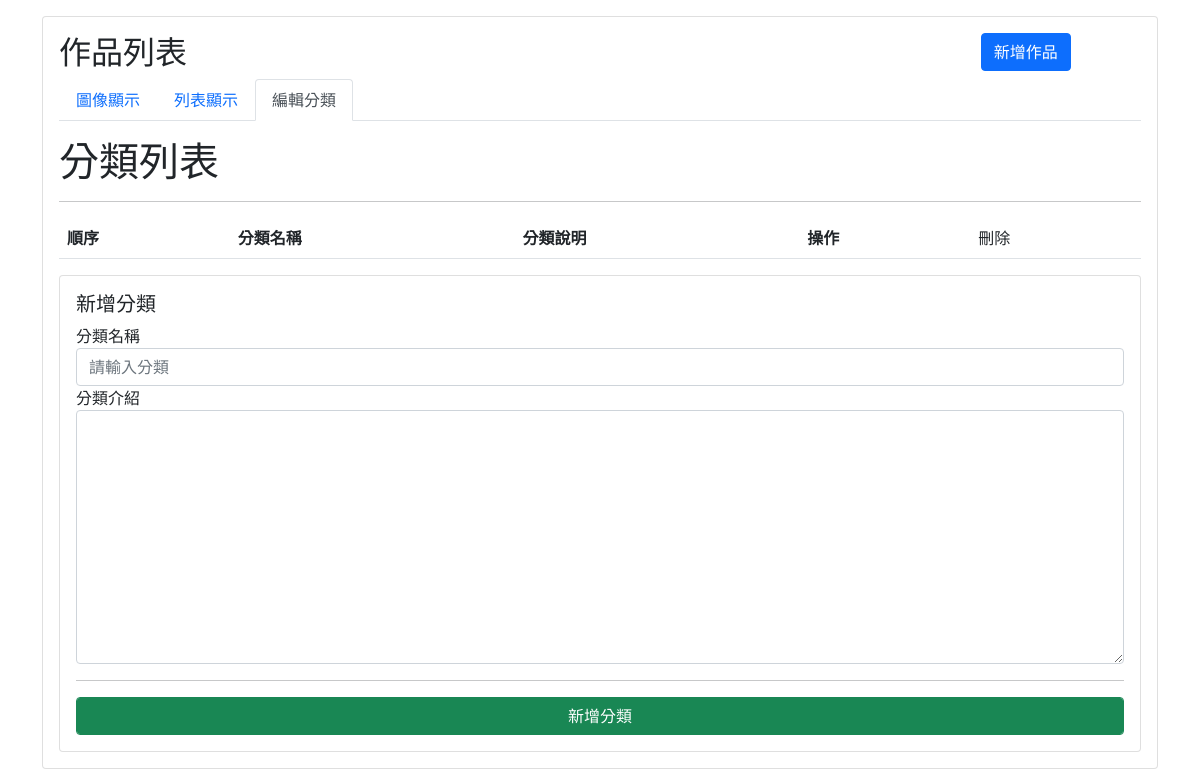
The app's page /index.php?tab=category&convert=success, older data.
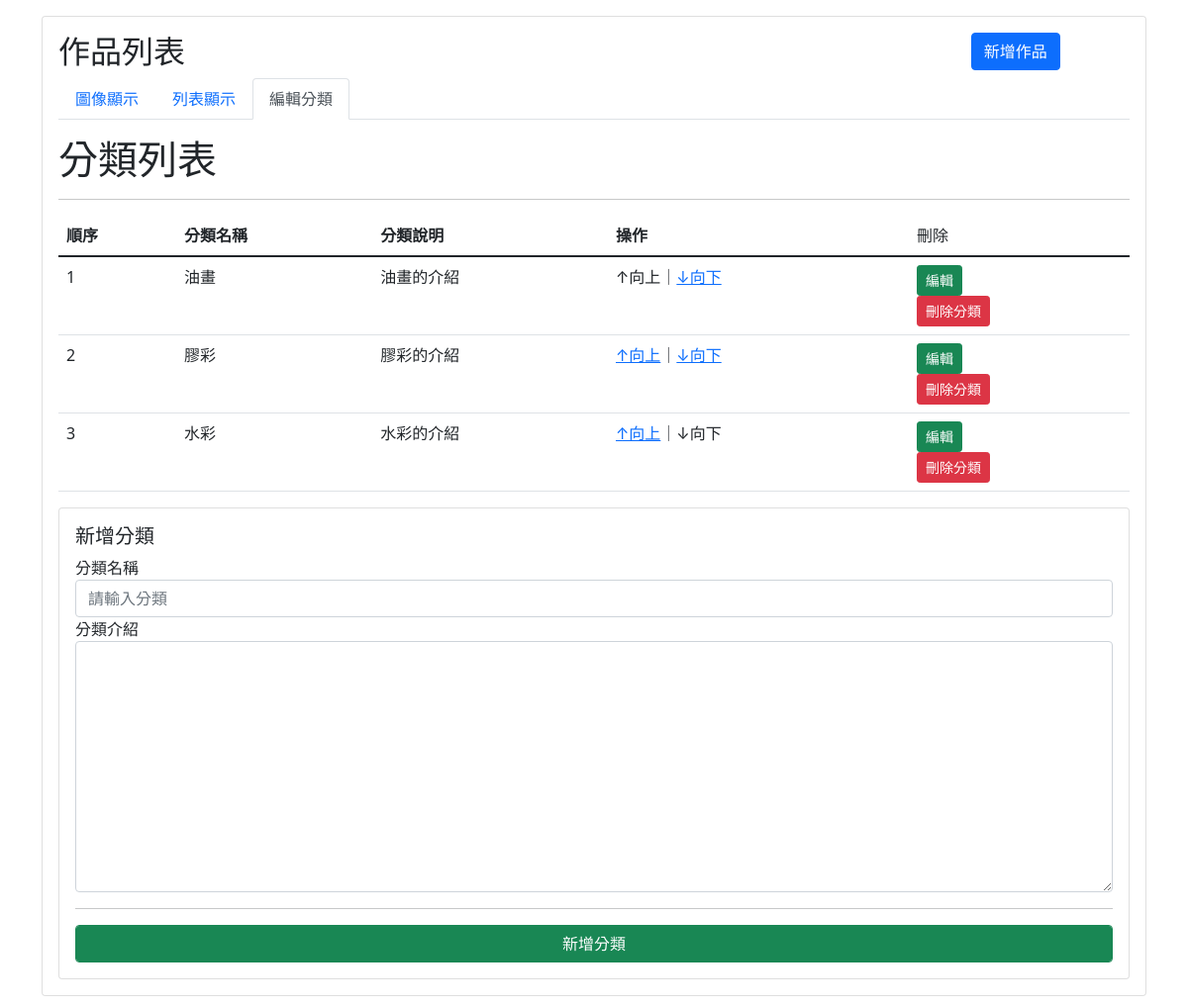
The same page, newer data.
### tables this page shows
CREATE TABLE `ex_category` (
  `wcid` int(5) NOT NULL COMMENT '分類ID',
  `wcorder` int(5) NOT NULL COMMENT '分類順序',
  `wcname` varchar(20) NOT NULL COMMENT '分類名稱',
  `wcbrief` text NOT NULL COMMENT '分類說明'
);

### index.php (the view, shortened to what this page needs)
<?php
$_con = mysqli_connect("localhost","example","kYcM1XuFebgqftpm","example");
$_con->query("SET NAMES utf8");
$sql ="SELECT * FROM `ex_category` ORDER BY `wcorder`";
$query = mysqli_query($_con, $sql);
$category = array();
while($row=mysqli_fetch_assoc($query)){
    $category[$row['wcid']]=$row;
}
?>
<!DOCTYPE html>
<html lang="zh-TW">
<head>
    <link href="https://cdn.jsdelivr.net/npm/bootstrap@5.1.1/dist/css/bootstrap.min.css" rel="stylesheet">
</head>
<body>
<div class="container mb-3">
    <div class="card mt-3 p-3">
        <div class="row">
            <div class="col-4">
                <h2>作品列表</h2>
            </div>
            <div class="col-2 offset-6">
            <button type="button" class="btn btn-primary" data-bs-toggle="modal" data-bs-target="#addModal">
                新增作品
            </button>
            </div>
        </div>
        <nav>
            <div class="nav nav-tabs" id="nav-tab" role="tablist">
                <button class="nav-link active" id="nav-image-tab" data-bs-toggle="tab" data-bs-target="#nav-image" type="button" role="tab" aria-controls="nav-image" aria-selected="true">圖像顯示</button>
                <button class="nav-link" id="nav-list-tab" data-bs-toggle="tab" data-bs-target="#nav-list" type="button" role="tab" aria-controls="nav-list" aria-selected="false">列表顯示</button>
                <button class="nav-link" id="nav-category-tab" data-bs-toggle="tab" data-bs-target="#nav-category" type="button" role="tab" aria-controls="nav-category" aria-selected="false">編輯分類</button>
            </div>
        </nav>
        <div class="tab-content mt-3" id="nav-tabContent">
            <div class="tab-pane fade" id="nav-category" role="tabpanel" aria-labelledby="nav-category-tab">
                <h1>分類列表</h1>
                <hr>
                <table class="table table-hover">
                    <thead>
                        <tr>
                            <th>順序</th>
                            <th>分類名稱</th>
                            <th>分類說明</th>
                            <th>操作</th>
                            <td>刪除</td>
                        </tr>
                    </thead>
                    <tbody>
                        <?php $count=0;
                        foreach($category as $key => $value){
                            $count+=1; ?>
                            <tr>
                                <td><?php echo $value['wcorder']; ?></td>
                                <td><?php echo $value['wcname']; ?></td>
                                <td><?php echo $value['wcbrief'];?></td>
                                <td>
                                    <?php if($count!=1){ ?><a href="process.php?case_up=<?php echo $value['wcorder']; ?>">↑向上</a><?php }else{echo "↑向上";} ?>｜<?php if(!($count==count($category))){ ?><a href="process.php?case_down=<?php echo $value['wcorder']; ?>">↓向下</a><?php }else{echo "↓向下";} ?>
                                </td>
                                <td><a class="btn btn-sm btn-success" href="index.php?tab=category&editcat=<?php echo $key; ?>">編輯</a><form action="process.php" method="POST"><input type="hidden" name="wcid" value="<?php echo $key; ?>"><input type="submit" class="btn btn-sm btn-danger" name="action" value="刪除分類" onclick="return confirm('確定要刪除嗎？')"></form></td>
                            </tr>
                        <?php } ?>
                    </tbody>
                </table>
                <?php if(!isset($_GET['editcat'])){ ?>
                <div class="card">
                    <div class="card-body">
                        <form action="process.php" method="POST">
                            <h5>新增分類</h5>
                            <label for="wcname">分類名稱</label>
                            <input type="text" class="form-control" name="wcname" id="wcname" placeholder="請輸入分類">
                            <label for="wcbrief">分類介紹</label>
                            <textarea name="wcbrief" id="wcbrief" cols="30" rows="10" class="form-control"></textarea>
                            <hr>
                            <input type="submit" class="btn btn-success form-control" name="action" value="新增分類">
                        </form>
                    </div>
                </div>
                <?php } ?>
            </div>
        </div>
    </div>
</div>
</body>
</html>

Row changes from the older to the newer data that the page shows:
added ex_category: wcorder "1", wcname "油畫", wcbrief "油畫的介紹", shows "↑向上"
added ex_category: wcorder "2", wcname "膠彩", wcbrief "膠彩的介紹"
added ex_category: wcorder "3", wcname "水彩", wcbrief "水彩的介紹", shows "↓向下"
